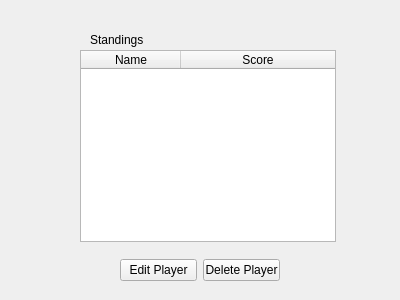
<?xml version="1.0" encoding="UTF-8"?>
<ui version="4.0">
 <class>TournamentRoster</class>
 <widget class="QWidget" name="TournamentRoster">
  <property name="geometry">
   <rect>
    <x>0</x>
    <y>0</y>
    <width>400</width>
    <height>300</height>
   </rect>
  </property>
  <property name="windowTitle">
   <string>Form</string>
  </property>
  <widget class="QLabel" name="label">
   <property name="geometry">
    <rect>
     <x>90</x>
     <y>30</y>
     <width>241</width>
     <height>20</height>
    </rect>
   </property>
   <property name="text">
    <string>Standings</string>
   </property>
  </widget>
  <widget class="QTableWidget" name="tableWidget">
   <property name="geometry">
    <rect>
     <x>80</x>
     <y>50</y>
     <width>256</width>
     <height>192</height>
    </rect>
   </property>
   <property name="autoFillBackground">
    <bool>true</bool>
   </property>
   <property name="frameShape">
    <enum>QFrame::StyledPanel</enum>
   </property>
   <property name="frameShadow">
    <enum>QFrame::Sunken</enum>
   </property>
   <property name="horizontalScrollBarPolicy">
    <enum>Qt::ScrollBarAlwaysOff</enum>
   </property>
   <property name="autoScroll">
    <bool>false</bool>
   </property>
   <property name="editTriggers">
    <set>QAbstractItemView::NoEditTriggers</set>
   </property>
   <property name="alternatingRowColors">
    <bool>true</bool>
   </property>
   <property name="sortingEnabled">
    <bool>true</bool>
   </property>
   <attribute name="horizontalHeaderCascadingSectionResizes">
    <bool>true</bool>
   </attribute>
   <attribute name="horizontalHeaderStretchLastSection">
    <bool>true</bool>
   </attribute>
   <attribute name="verticalHeaderCascadingSectionResizes">
    <bool>true</bool>
   </attribute>
   <attribute name="verticalHeaderStretchLastSection">
    <bool>true</bool>
   </attribute>
   <column>
    <property name="text">
     <string>Name</string>
    </property>
    <property name="background">
     <color>
      <red>170</red>
      <green>85</green>
      <blue>127</blue>
     </color>
    </property>
   </column>
   <column>
    <property name="text">
     <string>Score</string>
    </property>
    <property name="background">
     <color>
      <red>255</red>
      <green>207</green>
      <blue>244</blue>
     </color>
    </property>
   </column>
  </widget>
  <widget class="QWidget" name="horizontalLayoutWidget">
   <property name="geometry">
    <rect>
     <x>120</x>
     <y>250</y>
     <width>160</width>
     <height>41</height>
    </rect>
   </property>
   <layout class="QHBoxLayout" name="horizontalLayout">
    <item>
     <widget class="QPushButton" name="pushButton">
      <property name="text">
       <string>Edit Player</string>
      </property>
     </widget>
    </item>
    <item>
     <widget class="QPushButton" name="pushButton_2">
      <property name="text">
       <string>Delete Player</string>
      </property>
     </widget>
    </item>
   </layout>
  </widget>
 </widget>
 <resources/>
 <connections/>
</ui>
